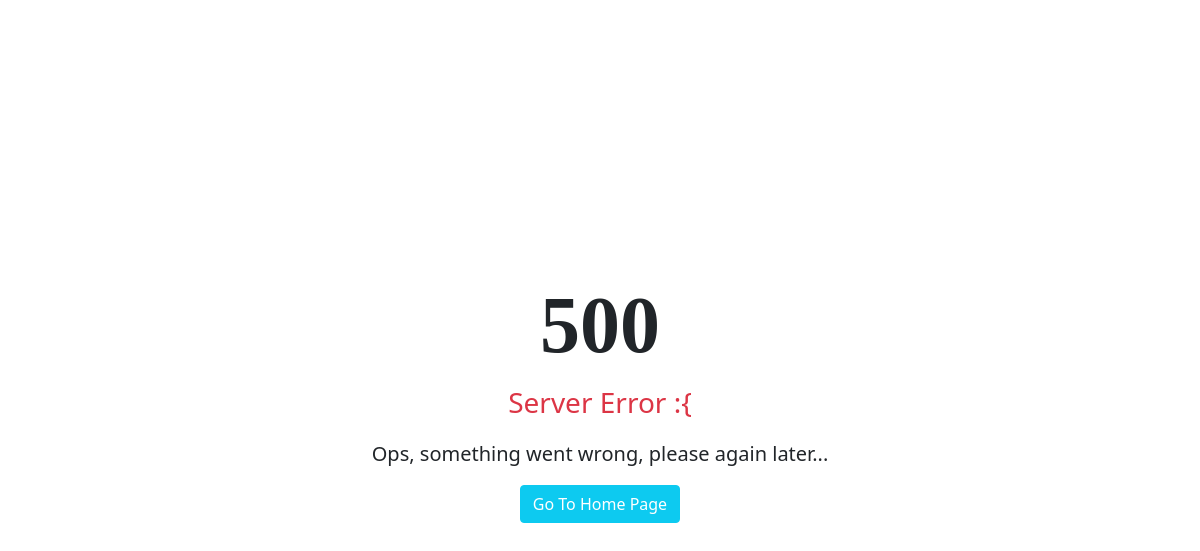
/user/edit/2 (signed in), run on an earlier commit of the app's database.
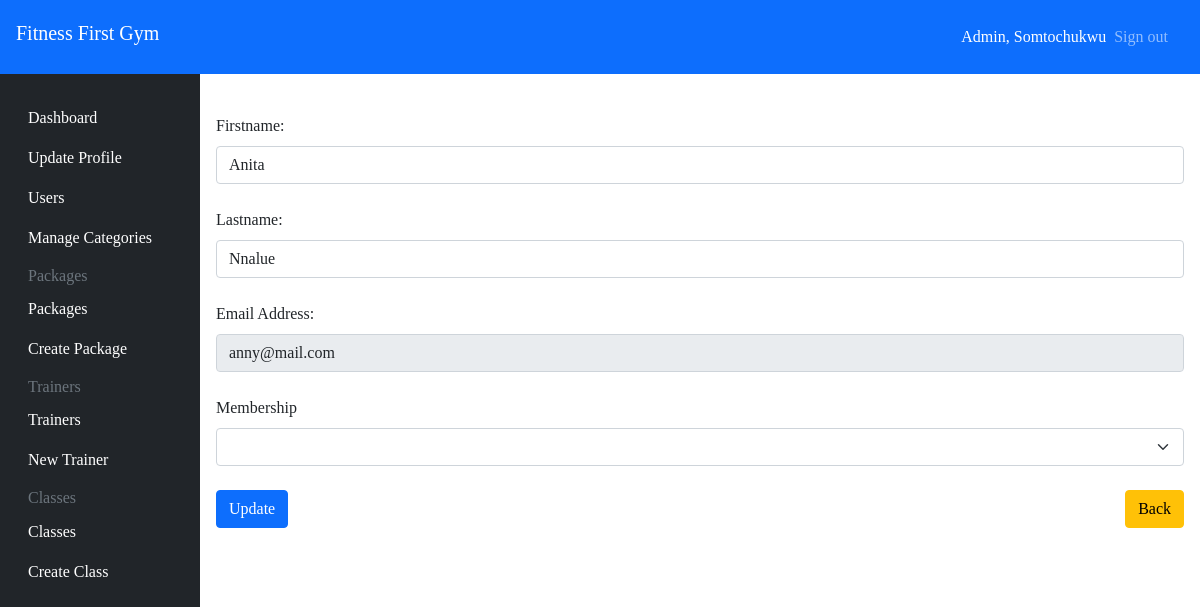
And on a later commit of the database.
### app/models/__init__.py (models this page shows, shortened)
class User(UserMixin, db.Model):
    id = db.Column(db.Integer, primary_key=True)
    firstname = db.Column(db.String(200), nullable=False)
    lastname = db.Column(db.String(200), nullable=True)
    email = db.Column(db.String(100), nullable=False, unique=True)
    password = db.Column(db.String(200), nullable=False)
    isAdmin = db.Column(db.Boolean(), default=False)
    membership_id = db.Column(db.Integer, db.ForeignKey('package.id'), nullable=True)
    membership = db.relationship('Package', backref=db.backref('packages', lazy='dynamic'))
    createdAt = db.Column(db.DateTime, default=datetime.utcnow)

### app/user_views.py (the view, shortened to what this page needs)
@app.route('/user/edit/<int:id>', methods=['GET', 'POST'])
@login_required
@authorize_request
def modify_user(id):
    user = User.query.get(id)
    memberships = Package.query.all()
    return render_template('pages/admin/users/edit.html', user=user, memberships=memberships)

### app/admin_views.py (called while the page is built)
def authorize_request(view_func):
   @wraps(view_func)
   def wrapped_view(*args, **kwargs):
      try:
         if current_user.isAdmin:
               return view_func(*args, **kwargs)
         else:
            flash('Unauthorized')
            return redirect('/')
      except Exception as error:
         return render_template('pages/error/500.html', error=error)
   return wrapped_view

### app/models/__init__.py (called while the page is built)
@login_manager.user_loader
def load_user(id):
    return User.query.get(id)

### app/templates/pages/admin/users/edit.html (shortened to what this page needs)
{% extends "components/admin_base.html" %}
{% block content %}
<form action="/user/edit/{{user.id}}" method="post">
    <div class="form-group my-4">
        <label for="subject" class="form-label">Firstname:</label>
        <input type="text" class="form-control" id="firstname" name="firstname" minlength="3" value="{{user.firstname}}"
            required />
    </div>
    <div class="form-group my-4">
        <label for="subject" class="form-label">Lastname:</label>
        <input type="text" class="form-control" id="lastname" name="lastname" minlength="3"
            value="{{user.lastname if user.lastname}}" required />
    </div>
    <div class="form-group my-4">
        <label for="subject" class="form-label">Email Address:</label>
        <input type="email" class="form-control" id="email" name="email" minlength="6" value="{{user.email}}" readonly />
    </div>
    <div class="col-12">
        <label for="inputEmail4" class="form-label">Membership</label>
        <select id="membership" name="membership"  class="form-select">
            <option selected value="{{user.membership_id}}">{{user.membership.name}}</option>
            {% for membership in memberships %}
            {% if membership.name != user.membership.name %}
                    <option value="{{membership.id}}">{{membership.name}}</option>
            {% endif %}
            {% endfor %}
        </select>
    </div>
    <div class="form-group my-4 d-flex justify-content-between">
        <button class="btn btn-primary" type="submit">Update</button>
        <a class="btn btn-warning" href="/users/all">Back</a>
    </div>
</form>
{% endblock content %}

### app/templates/components/admin_base.html (shortened to what this page needs)
<!DOCTYPE html>
<html lang="en">
<head>
    <link href="https://cdn.jsdelivr.net/npm/bootstrap@5.0.2/dist/css/bootstrap.min.css" rel="stylesheet"
>
    <link rel="stylesheet" href="{{url_for('static', filename='css/main.css')}}" />
</head>
<body class="relative">
    <main>
        <nav class="navbar navbar-dark sticky-top bg-primary flex-md-nowrap p-3">
            <a class="navbar-brand h2 col-sm-3 col-md-2 mr-0" href="/">Fitness First Gym</a>
            <div class="navbar-nav px-3">
                <div class="nav-item text-nowrap d-flex align-items-center">
                    <span class="text-white mx-2">Admin, {{current_user.firstname}}</span>
                    <a class="nav-link" href="/auth/logout">Sign out</a>
                </div>
            </div>
        </nav>
        <div>
            <div class="container-fluid">
                <div class="row">
                    {% include "components/admin_navbar.html" %}
                    <main role="main" class="relative col-md-9 ml-sm-auto col-lg-10 p-3">
                        {% block content %} {% endblock %}
                    </main>
                </div>
            </div>
        </div>
    </main>
</body>
</html>

What changed in the data, as far as the page shows it:
now on this page (row unchanged): User: firstname "Somtochukwu"
added User: firstname "Anita", lastname "Nnalue", email "anny@mail.com"
Also different on the page:
text no longer shown: "500 Server Error :{ Ops, something went wrong, please again later... Go To Home Page"
text now shown: "Fitness First Gym Admin, Sign out Dashboard Update Profile Users Manage Categories Packages Packages Create Package Trainers Trainers New Trainer Classes Classes Create Class Firstname: Lastname: Email Address: Membership Update Back"
